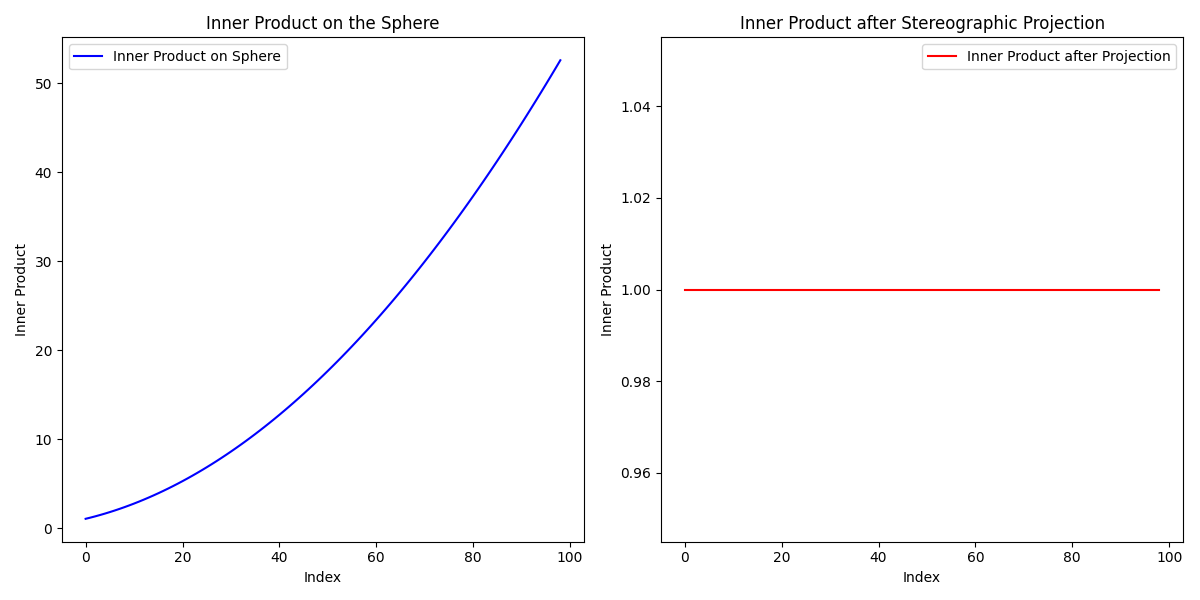

Python code for this plot:
import numpy as np
import matplotlib.pyplot as plt
from scipy.integrate import solve_ivp

# Define the unit sphere
def unit_sphere_mesh():
    u = np.linspace(0, np.pi, 100)  # Latitude
    v = np.linspace(0, 2 * np.pi, 100)  # Longitude
    u, v = np.meshgrid(u, v)
    x = np.sin(u) * np.cos(v)
    y = np.sin(u) * np.sin(v)
    z = np.cos(u)
    return x, y, z

# Stereographic projection
def stereographic_projection(x, y, z):
    # Prevent division by zero for points at the north pole (z = 1)
    x_proj = x / (1 - z)
    y_proj = y / (1 - z)
    return x_proj, y_proj

# Parallel transport on the unit sphere (with unit-length preservation)
def parallel_transport(t, vec, theta_0):
    # The tangent vector to the great circle in the phi direction at fixed theta_0
    curve_tangent = np.array([0, np.cos(theta_0), np.sin(theta_0)])  # Tangent along ϕ
    
    # Normalize the tangent vector to make it a unit vector
    curve_tangent /= np.linalg.norm(curve_tangent)
    
    # Ensure the vector to be transported is also a 3D vector
    vec = np.array(vec)
    
    # Cross product for perpendicular component
    cross_product = np.cross(curve_tangent, vec)
    
    # Normalize the cross product (to ensure we stay on the unit sphere)
    cross_product /= np.linalg.norm(cross_product)
    
    # The parallel transport condition (transport the vector while staying parallel to the surface)
    transport = np.cross(cross_product, curve_tangent)
    
    # Normalize the vector to maintain unit length (this is the key fix)
    transport /= np.linalg.norm(transport)
    
    return transport

# Create the unit sphere mesh
x, y, z = unit_sphere_mesh()

# Define initial conditions for the vector n(θ_0, ϕ = 0)
theta_0 = np.pi / 5  # Initial theta near the north pole
alpha = 1.0
beta = np.sqrt(1 - alpha**2)  # Ensuring the normalization condition is met

# Define the initial vector at (θ_0, ϕ = 0)
n_θ0 = np.array([alpha, beta * np.sin(theta_0), 0])  # αe_θ + β sin(θ_0) e_ϕ

# Define the closed loop (parametrization from ϕ = 0 to ϕ = 2π)
num_points = 100
ϕ = np.linspace(0, 2 * np.pi, num_points)  # Parametrize the curve

gc_x = np.sin(theta_0) * np.cos(ϕ)
gc_y = np.sin(theta_0) * np.sin(ϕ)
gc_z = np.cos(theta_0) * np.ones(num_points)

# Solve for parallel transport along the loop using numerical integration
initial_conditions = n_θ0
solution = solve_ivp(parallel_transport, [0, 2 * np.pi], initial_conditions, args=(theta_0,), t_eval=ϕ, atol=1e-12, rtol=1e-12)

# Compute stereographic projection for each transported vector
proj_vectors = [stereographic_projection(vec[0], vec[1], vec[2]) for vec in solution.y.T]

# Compute the inner products between two vectors after transport
inner_products_sphere = []
inner_products_proj = []

for i in range(len(solution.y[0]) - 1):
    # Calculate the inner product on the sphere
    inner_prod_sphere = np.dot(solution.y[:, i], solution.y[:, i+1])
    inner_products_sphere.append(inner_prod_sphere)
    
    # Stereographic projection of the vectors
    x_proj_1, y_proj_1 = stereographic_projection(solution.y[0, i], solution.y[1, i], solution.y[2, i])
    x_proj_2, y_proj_2 = stereographic_projection(solution.y[0, i+1], solution.y[1, i+1], solution.y[2, i+1])
    
    # Normalize the projected vectors for accurate comparison
    norm_1 = np.sqrt(x_proj_1**2 + y_proj_1**2)
    norm_2 = np.sqrt(x_proj_2**2 + y_proj_2**2)
    x_proj_1 /= norm_1
    y_proj_1 /= norm_1
    x_proj_2 /= norm_2
    y_proj_2 /= norm_2
    
    # Calculate the inner product after stereographic projection
    inner_prod_proj = x_proj_1 * x_proj_2 + y_proj_1 * y_proj_2
    inner_products_proj.append(inner_prod_proj)

# Plot the results
fig, axs = plt.subplots(1, 2, figsize=(12, 6))

# Plot the inner products on the sphere
axs[0].plot(range(len(inner_products_sphere)), inner_products_sphere, color='blue', label='Inner Product on Sphere')
axs[0].set_title('Inner Product on the Sphere')
axs[0].set_xlabel('Index')
axs[0].set_ylabel('Inner Product')
axs[0].legend()

# Plot the inner products after stereographic projection
axs[1].plot(range(len(inner_products_proj)), inner_products_proj, color='red', label='Inner Product after Projection')
axs[1].set_title('Inner Product after Stereographic Projection')
axs[1].set_xlabel('Index')
axs[1].set_ylabel('Inner Product')
axs[1].legend()

plt.tight_layout()
plt.savefig("inner_product.png")
